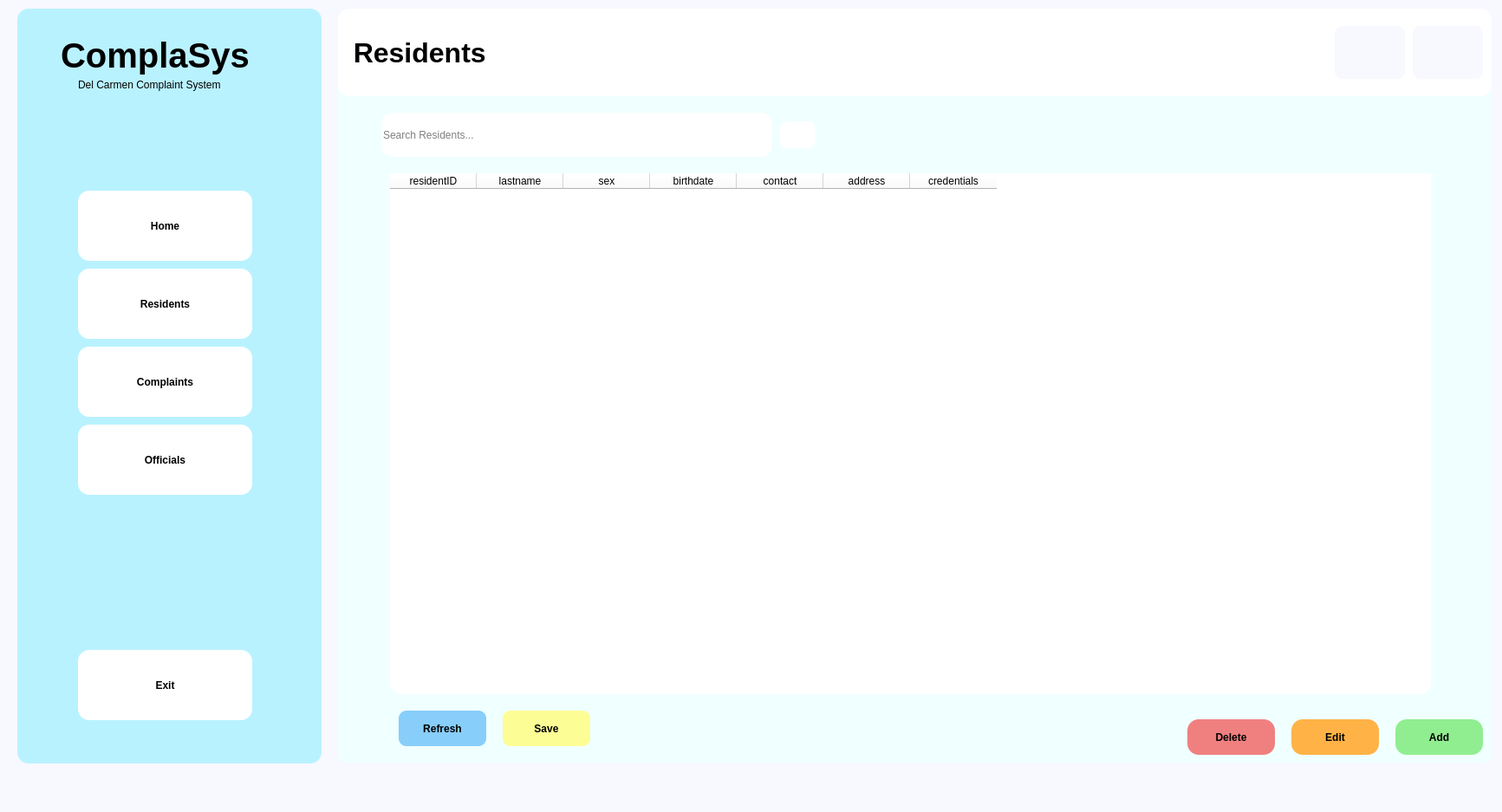
<?xml version="1.0" encoding="UTF-8"?>
<ui version="4.0">
 <class>MainWindow</class>
 <widget class="QMainWindow" name="MainWindow">
  <property name="geometry">
   <rect>
    <x>0</x>
    <y>0</y>
    <width>1733</width>
    <height>937</height>
   </rect>
  </property>
  <property name="windowTitle">
   <string>MainWindow</string>
  </property>
  <property name="styleSheet">
   <string notr="true">background-color: rgb(248,248,255);</string>
  </property>
  <widget class="QWidget" name="centralwidget">
   <widget class="QWidget" name="fullMenu" native="true">
    <property name="geometry">
     <rect>
      <x>20</x>
      <y>10</y>
      <width>351</width>
      <height>871</height>
     </rect>
    </property>
    <property name="font">
     <font>
      <weight>75</weight>
      <bold>true</bold>
     </font>
    </property>
    <property name="styleSheet">
     <string notr="true">background-color: rgb(185,242,255);
border-radius: 13px;</string>
    </property>
    <widget class="QLabel" name="label_3">
     <property name="geometry">
      <rect>
       <x>50</x>
       <y>30</y>
       <width>251</width>
       <height>48</height>
      </rect>
     </property>
     <property name="font">
      <font>
       <family>MS Sans Serif</family>
       <pointsize>30</pointsize>
       <weight>75</weight>
       <bold>true</bold>
      </font>
     </property>
     <property name="text">
      <string>ComplaSys</string>
     </property>
    </widget>
    <widget class="QPushButton" name="homeBtn">
     <property name="geometry">
      <rect>
       <x>70</x>
       <y>210</y>
       <width>201</width>
       <height>81</height>
      </rect>
     </property>
     <property name="font">
      <font>
       <family>System</family>
       <weight>75</weight>
       <bold>true</bold>
      </font>
     </property>
     <property name="styleSheet">
      <string notr="true">background-color: white;
font-weight: bold;
border-radius: 13px;</string>
     </property>
     <property name="text">
      <string>Home</string>
     </property>
     <property name="icon">
      <iconset resource="resource.qrc">
       <normaloff>:/icon/icons/home-7-64.ico</normaloff>:/icon/icons/home-7-64.ico</iconset>
     </property>
    </widget>
    <widget class="QPushButton" name="resBtn">
     <property name="geometry">
      <rect>
       <x>70</x>
       <y>300</y>
       <width>201</width>
       <height>81</height>
      </rect>
     </property>
     <property name="font">
      <font>
       <family>System</family>
       <weight>75</weight>
       <bold>true</bold>
      </font>
     </property>
     <property name="styleSheet">
      <string notr="true">background-color: white;
font-weight: bold;
border-radius: 13px;</string>
     </property>
     <property name="text">
      <string>Residents</string>
     </property>
     <property name="icon">
      <iconset resource="resource.qrc">
       <normaloff>:/icon/icons/group-64.ico</normaloff>:/icon/icons/group-64.ico</iconset>
     </property>
    </widget>
    <widget class="QPushButton" name="compBtn">
     <property name="geometry">
      <rect>
       <x>70</x>
       <y>390</y>
       <width>201</width>
       <height>81</height>
      </rect>
     </property>
     <property name="font">
      <font>
       <family>System</family>
       <weight>75</weight>
       <bold>true</bold>
      </font>
     </property>
     <property name="styleSheet">
      <string notr="true">background-color: white;
font-weight: bold;
border-radius: 13px;</string>
     </property>
     <property name="text">
      <string>Complaints</string>
     </property>
     <property name="icon">
      <iconset resource="resource.qrc">
       <normaloff>:/icon/icons/report-3-64.ico</normaloff>:/icon/icons/report-3-64.ico</iconset>
     </property>
    </widget>
    <widget class="QPushButton" name="offiBtn">
     <property name="geometry">
      <rect>
       <x>70</x>
       <y>480</y>
       <width>201</width>
       <height>81</height>
      </rect>
     </property>
     <property name="font">
      <font>
       <family>System</family>
       <weight>75</weight>
       <bold>true</bold>
      </font>
     </property>
     <property name="styleSheet">
      <string notr="true">background-color: white;
font-weight: bold;
border-radius: 13px;</string>
     </property>
     <property name="text">
      <string>Officials</string>
     </property>
     <property name="icon">
      <iconset resource="resource.qrc">
       <normaloff>:/icon/icons/businessman-64.ico</normaloff>:/icon/icons/businessman-64.ico</iconset>
     </property>
    </widget>
    <widget class="QPushButton" name="exBtn">
     <property name="geometry">
      <rect>
       <x>70</x>
       <y>740</y>
       <width>201</width>
       <height>81</height>
      </rect>
     </property>
     <property name="font">
      <font>
       <family>System</family>
       <weight>75</weight>
       <bold>true</bold>
      </font>
     </property>
     <property name="styleSheet">
      <string notr="true">background-color: white;
font-weight: bold;
border-radius: 13px;</string>
     </property>
     <property name="text">
      <string>Exit</string>
     </property>
    </widget>
    <widget class="QLabel" name="label_6">
     <property name="geometry">
      <rect>
       <x>70</x>
       <y>80</y>
       <width>211</width>
       <height>16</height>
      </rect>
     </property>
     <property name="font">
      <font>
       <family>MS Sans Serif</family>
       <weight>50</weight>
       <bold>false</bold>
      </font>
     </property>
     <property name="text">
      <string>Del Carmen Complaint System</string>
     </property>
    </widget>
   </widget>
   <widget class="QStackedWidget" name="stackedWidget">
    <property name="geometry">
     <rect>
      <x>390</x>
      <y>10</y>
      <width>1331</width>
      <height>871</height>
     </rect>
    </property>
    <property name="styleSheet">
     <string notr="true">background-color: rgb(240,255,255);
border-radius: 13px;</string>
    </property>
    <property name="currentIndex">
     <number>1</number>
    </property>
    <widget class="QWidget" name="page">
     <widget class="QLabel" name="label_7">
      <property name="geometry">
       <rect>
        <x>0</x>
        <y>0</y>
        <width>1331</width>
        <height>101</height>
       </rect>
      </property>
      <property name="font">
       <font>
        <family>MS Shell Dlg 2</family>
        <pointsize>24</pointsize>
        <weight>75</weight>
        <bold>true</bold>
       </font>
      </property>
      <property name="styleSheet">
       <string notr="true">background-color: white;
font-weight: bold;
border-radius: 13px;</string>
      </property>
      <property name="text">
       <string>  Welcome!</string>
      </property>
     </widget>
     <widget class="QPushButton" name="accBtn_1">
      <property name="geometry">
       <rect>
        <x>1240</x>
        <y>20</y>
        <width>81</width>
        <height>61</height>
       </rect>
      </property>
      <property name="styleSheet">
       <string notr="true">background-color: rgb(248,248,255);
border-radius: 9px;</string>
      </property>
      <property name="text">
       <string/>
      </property>
      <property name="icon">
       <iconset resource="resource.qrc">
        <normaloff>:/icon/icons/user-4-64.ico</normaloff>:/icon/icons/user-4-64.ico</iconset>
      </property>
     </widget>
     <widget class="QPushButton" name="notiBtn_1">
      <property name="geometry">
       <rect>
        <x>1150</x>
        <y>20</y>
        <width>81</width>
        <height>61</height>
       </rect>
      </property>
      <property name="styleSheet">
       <string notr="true">background-color: rgb(248,248,255);
border-radius: 9px;</string>
      </property>
      <property name="text">
       <string/>
      </property>
      <property name="icon">
       <iconset resource="resource.qrc">
        <normaloff>:/icon/icons/bell-2-64.ico</normaloff>:/icon/icons/bell-2-64.ico</iconset>
      </property>
     </widget>
    </widget>
    <widget class="QWidget" name="page_2">
     <widget class="QLabel" name="label_8">
      <property name="geometry">
       <rect>
        <x>0</x>
        <y>0</y>
        <width>1331</width>
        <height>101</height>
       </rect>
      </property>
      <property name="font">
       <font>
        <pointsize>24</pointsize>
        <weight>75</weight>
        <bold>true</bold>
       </font>
      </property>
      <property name="styleSheet">
       <string notr="true">background-color: white;
font-weight: bold;
border-radius: 13px;</string>
      </property>
      <property name="text">
       <string>  Residents</string>
      </property>
     </widget>
     <widget class="QTableWidget" name="resident_table">
      <property name="geometry">
       <rect>
        <x>60</x>
        <y>190</y>
        <width>1201</width>
        <height>601</height>
       </rect>
      </property>
      <property name="styleSheet">
       <string notr="true">background-color: white;</string>
      </property>
      <attribute name="horizontalHeaderStretchLastSection">
       <bool>false</bool>
      </attribute>
      <column>
       <property name="text">
        <string>residentID</string>
       </property>
      </column>
      <column>
       <property name="text">
        <string>lastname</string>
       </property>
      </column>
      <column>
       <property name="text">
        <string>sex</string>
       </property>
      </column>
      <column>
       <property name="text">
        <string>birthdate</string>
       </property>
      </column>
      <column>
       <property name="text">
        <string>contact</string>
       </property>
      </column>
      <column>
       <property name="text">
        <string>address</string>
       </property>
      </column>
      <column>
       <property name="text">
        <string>credentials</string>
       </property>
      </column>
     </widget>
     <widget class="QPushButton" name="updResBtn">
      <property name="geometry">
       <rect>
        <x>1100</x>
        <y>820</y>
        <width>101</width>
        <height>41</height>
       </rect>
      </property>
      <property name="font">
       <font>
        <family>System</family>
        <weight>75</weight>
        <bold>true</bold>
       </font>
      </property>
      <property name="styleSheet">
       <string notr="true">background-color: rgb(255,179,71);
font-weight: bold;
border-radius: 13px;</string>
      </property>
      <property name="text">
       <string>Edit</string>
      </property>
      <property name="icon">
       <iconset resource="resource.qrc">
        <normaloff>:/icon/icons/edit-2-64.ico</normaloff>:/icon/icons/edit-2-64.ico</iconset>
      </property>
     </widget>
     <widget class="QPushButton" name="delResBtn">
      <property name="geometry">
       <rect>
        <x>980</x>
        <y>820</y>
        <width>101</width>
        <height>41</height>
       </rect>
      </property>
      <property name="font">
       <font>
        <family>System</family>
        <weight>75</weight>
        <bold>true</bold>
       </font>
      </property>
      <property name="styleSheet">
       <string notr="true">background-color: rgb(240,128,128);
font-weight: bold;
border-radius: 13px;</string>
      </property>
      <property name="text">
       <string>Delete</string>
      </property>
      <property name="icon">
       <iconset resource="resource.qrc">
        <normaloff>:/icon/icons/minus-64.ico</normaloff>:/icon/icons/minus-64.ico</iconset>
      </property>
     </widget>
     <widget class="QPushButton" name="addResBtn">
      <property name="geometry">
       <rect>
        <x>1220</x>
        <y>820</y>
        <width>101</width>
        <height>41</height>
       </rect>
      </property>
      <property name="font">
       <font>
        <family>System</family>
        <weight>75</weight>
        <bold>true</bold>
       </font>
      </property>
      <property name="styleSheet">
       <string notr="true">background-color:  rgb(144,238,144);
font-weight: bold;
border-radius: 13px;</string>
      </property>
      <property name="text">
       <string>Add</string>
      </property>
      <property name="icon">
       <iconset resource="resource.qrc">
        <normaloff>:/icon/icons/plus-64.ico</normaloff>:/icon/icons/plus-64.ico</iconset>
      </property>
     </widget>
     <widget class="QLineEdit" name="searchRes_line">
      <property name="geometry">
       <rect>
        <x>50</x>
        <y>120</y>
        <width>451</width>
        <height>51</height>
       </rect>
      </property>
      <property name="styleSheet">
       <string notr="true">background-color: white;</string>
      </property>
      <property name="placeholderText">
       <string>Search Residents...</string>
      </property>
     </widget>
     <widget class="QPushButton" name="searchResBtn">
      <property name="geometry">
       <rect>
        <x>510</x>
        <y>130</y>
        <width>41</width>
        <height>31</height>
       </rect>
      </property>
      <property name="styleSheet">
       <string notr="true">background-color: white;
border-radius: 9px;</string>
      </property>
      <property name="text">
       <string/>
      </property>
      <property name="icon">
       <iconset resource="resource.qrc">
        <normaloff>:/icon/icons/search-12-64.ico</normaloff>:/icon/icons/search-12-64.ico</iconset>
      </property>
     </widget>
     <widget class="QPushButton" name="accBtn_2">
      <property name="geometry">
       <rect>
        <x>1240</x>
        <y>20</y>
        <width>81</width>
        <height>61</height>
       </rect>
      </property>
      <property name="styleSheet">
       <string notr="true">background-color: rgb(248,248,255);
border-radius: 9px;</string>
      </property>
      <property name="text">
       <string/>
      </property>
      <property name="icon">
       <iconset resource="resource.qrc">
        <normaloff>:/icon/icons/user-4-64.ico</normaloff>:/icon/icons/user-4-64.ico</iconset>
      </property>
     </widget>
     <widget class="QPushButton" name="notiBtn_2">
      <property name="geometry">
       <rect>
        <x>1150</x>
        <y>20</y>
        <width>81</width>
        <height>61</height>
       </rect>
      </property>
      <property name="styleSheet">
       <string notr="true">background-color: rgb(248,248,255);
border-radius: 9px;</string>
      </property>
      <property name="text">
       <string/>
      </property>
      <property name="icon">
       <iconset resource="resource.qrc">
        <normaloff>:/icon/icons/bell-2-64.ico</normaloff>:/icon/icons/bell-2-64.ico</iconset>
      </property>
     </widget>
     <widget class="QPushButton" name="refreshResBtn">
      <property name="geometry">
       <rect>
        <x>70</x>
        <y>810</y>
        <width>101</width>
        <height>41</height>
       </rect>
      </property>
      <property name="font">
       <font>
        <family>System</family>
        <weight>75</weight>
        <bold>true</bold>
       </font>
      </property>
      <property name="styleSheet">
       <string notr="true">background-color: rgb(135,206,250);
border-radius: 9px;</string>
      </property>
      <property name="text">
       <string>Refresh</string>
      </property>
      <property name="icon">
       <iconset resource="resource.qrc">
        <normaloff>:/icon/icons/available-updates-64.ico</normaloff>:/icon/icons/available-updates-64.ico</iconset>
      </property>
     </widget>
     <widget class="QPushButton" name="saveResBtn">
      <property name="geometry">
       <rect>
        <x>190</x>
        <y>810</y>
        <width>101</width>
        <height>41</height>
       </rect>
      </property>
      <property name="font">
       <font>
        <family>System</family>
        <weight>75</weight>
        <bold>true</bold>
       </font>
      </property>
      <property name="styleSheet">
       <string notr="true">background-color: rgb(253,253,150);
border-radius: 9px;</string>
      </property>
      <property name="text">
       <string>Save</string>
      </property>
      <property name="icon">
       <iconset resource="resource.qrc">
        <normaloff>:/icon/icons/save-64.ico</normaloff>:/icon/icons/save-64.ico</iconset>
      </property>
     </widget>
    </widget>
    <widget class="QWidget" name="page_3">
     <widget class="QLabel" name="label_9">
      <property name="geometry">
       <rect>
        <x>0</x>
        <y>0</y>
        <width>1331</width>
        <height>101</height>
       </rect>
      </property>
      <property name="font">
       <font>
        <pointsize>24</pointsize>
        <weight>75</weight>
        <bold>true</bold>
       </font>
      </property>
      <property name="styleSheet">
       <string notr="true">background-color: white;
font-weight: bold;
border-radius: 13px;</string>
      </property>
      <property name="text">
       <string>  Complaints</string>
      </property>
     </widget>
     <widget class="QTableWidget" name="complaint_table">
      <property name="geometry">
       <rect>
        <x>60</x>
        <y>190</y>
        <width>1201</width>
        <height>601</height>
       </rect>
      </property>
      <property name="styleSheet">
       <string notr="true">background-color: white;</string>
      </property>
      <column>
       <property name="text">
        <string>complaintID</string>
       </property>
      </column>
      <column>
       <property name="text">
        <string>residentID</string>
       </property>
      </column>
      <column>
       <property name="text">
        <string>category</string>
       </property>
      </column>
      <column>
       <property name="text">
        <string>description</string>
       </property>
      </column>
      <column>
       <property name="text">
        <string>datetime</string>
       </property>
      </column>
      <column>
       <property name="text">
        <string>location</string>
       </property>
      </column>
      <column>
       <property name="text">
        <string>status</string>
       </property>
      </column>
     </widget>
     <widget class="QPushButton" name="delCompBtn">
      <property name="geometry">
       <rect>
        <x>980</x>
        <y>820</y>
        <width>101</width>
        <height>41</height>
       </rect>
      </property>
      <property name="font">
       <font>
        <family>System</family>
        <weight>75</weight>
        <bold>true</bold>
       </font>
      </property>
      <property name="styleSheet">
       <string notr="true">background-color: rgb(240,128,128);
font-weight: bold;
border-radius: 13px;</string>
      </property>
      <property name="text">
       <string>Delete</string>
      </property>
      <property name="icon">
       <iconset resource="resource.qrc">
        <normaloff>:/icon/icons/minus-64.ico</normaloff>:/icon/icons/minus-64.ico</iconset>
      </property>
     </widget>
     <widget class="QPushButton" name="updCompBtn">
      <property name="geometry">
       <rect>
        <x>1100</x>
        <y>820</y>
        <width>101</width>
        <height>41</height>
       </rect>
      </property>
      <property name="font">
       <font>
        <family>System</family>
        <weight>75</weight>
        <bold>true</bold>
       </font>
      </property>
      <property name="styleSheet">
       <string notr="true">background-color: rgb(255,179,71);
font-weight: bold;
border-radius: 13px;</string>
      </property>
      <property name="text">
       <string>Edit</string>
      </property>
      <property name="icon">
       <iconset resource="resource.qrc">
        <normaloff>:/icon/icons/edit-2-64.ico</normaloff>:/icon/icons/edit-2-64.ico</iconset>
      </property>
     </widget>
     <widget class="QPushButton" name="addCompBtn">
      <property name="geometry">
       <rect>
        <x>1220</x>
        <y>820</y>
        <width>101</width>
        <height>41</height>
       </rect>
      </property>
      <property name="font">
       <font>
        <family>System</family>
        <weight>75</weight>
        <bold>true</bold>
       </font>
      </property>
      <property name="styleSheet">
       <string notr="true">background-color:  rgb(144,238,144);
font-weight: bold;
border-radius: 13px;</string>
      </property>
      <property name="text">
       <string>Add</string>
      </property>
      <property name="icon">
       <iconset resource="resource.qrc">
        <normaloff>:/icon/icons/plus-64.ico</normaloff>:/icon/icons/plus-64.ico</iconset>
      </property>
     </widget>
     <widget class="QLineEdit" name="searchComp_line">
      <property name="geometry">
       <rect>
        <x>50</x>
        <y>120</y>
        <width>451</width>
        <height>51</height>
       </rect>
      </property>
      <property name="styleSheet">
       <string notr="true">background-color: white;</string>
      </property>
      <property name="placeholderText">
       <string>Search Complaints...</string>
      </property>
     </widget>
     <widget class="QPushButton" name="searchCompBtn">
      <property name="geometry">
       <rect>
        <x>510</x>
        <y>130</y>
        <width>41</width>
        <height>31</height>
       </rect>
      </property>
      <property name="styleSheet">
       <string notr="true">background-color: white;
border-radius: 9px;</string>
      </property>
      <property name="text">
       <string/>
      </property>
      <property name="icon">
       <iconset resource="resource.qrc">
        <normaloff>:/icon/icons/search-12-64.ico</normaloff>:/icon/icons/search-12-64.ico</iconset>
      </property>
     </widget>
     <widget class="QPushButton" name="searchResBtn_3">
      <property name="geometry">
       <rect>
        <x>1240</x>
        <y>20</y>
        <width>81</width>
        <height>61</height>
       </rect>
      </property>
      <property name="styleSheet">
       <string notr="true">background-color: rgb(248,248,255);
border-radius: 9px;</string>
      </property>
      <property name="text">
       <string/>
      </property>
      <property name="icon">
       <iconset resource="resource.qrc">
        <normaloff>:/icon/icons/user-4-64.ico</normaloff>:/icon/icons/user-4-64.ico</iconset>
      </property>
     </widget>
     <widget class="QPushButton" name="notiBtn_3">
      <property name="geometry">
       <rect>
        <x>1150</x>
        <y>20</y>
        <width>81</width>
        <height>61</height>
       </rect>
      </property>
      <property name="styleSheet">
       <string notr="true">background-color: rgb(248,248,255);
border-radius: 9px;</string>
      </property>
      <property name="text">
       <string/>
      </property>
      <property name="icon">
       <iconset resource="resource.qrc">
        <normaloff>:/icon/icons/bell-2-64.ico</normaloff>:/icon/icons/bell-2-64.ico</iconset>
      </property>
     </widget>
     <widget class="QPushButton" name="refreshCompBtn">
      <property name="geometry">
       <rect>
        <x>70</x>
        <y>810</y>
        <width>101</width>
        <height>41</height>
       </rect>
      </property>
      <property name="font">
       <font>
        <family>System</family>
        <weight>75</weight>
        <bold>true</bold>
       </font>
      </property>
      <property name="styleSheet">
       <string notr="true">background-color: rgb(135,206,250);
border-radius: 9px;</string>
      </property>
      <property name="text">
       <string>Refresh</string>
      </property>
      <property name="icon">
       <iconset resource="resource.qrc">
        <normaloff>:/icon/icons/available-updates-64.ico</normaloff>:/icon/icons/available-updates-64.ico</iconset>
      </property>
     </widget>
     <widget class="QPushButton" name="saveCompBtn">
      <property name="geometry">
       <rect>
        <x>190</x>
        <y>810</y>
        <width>101</width>
        <height>41</height>
       </rect>
      </property>
      <property name="font">
       <font>
        <family>System</family>
        <weight>75</weight>
        <bold>true</bold>
       </font>
      </property>
      <property name="styleSheet">
       <string notr="true">background-color: rgb(253,253,150);
border-radius: 9px;</string>
      </property>
      <property name="text">
       <string>Save</string>
      </property>
      <property name="icon">
       <iconset resource="resource.qrc">
        <normaloff>:/icon/icons/save-64.ico</normaloff>:/icon/icons/save-64.ico</iconset>
      </property>
     </widget>
    </widget>
    <widget class="QWidget" name="page_4">
     <widget class="QLabel" name="label_10">
      <property name="geometry">
       <rect>
        <x>0</x>
        <y>0</y>
        <width>1331</width>
        <height>101</height>
       </rect>
      </property>
      <property name="font">
       <font>
        <pointsize>24</pointsize>
        <weight>75</weight>
        <bold>true</bold>
       </font>
      </property>
      <property name="styleSheet">
       <string notr="true">background-color: white;
font-weight: bold;
border-radius: 13px;</string>
      </property>
      <property name="text">
       <string>  Officials</string>
      </property>
     </widget>
     <widget class="QTableWidget" name="official_table">
      <property name="geometry">
       <rect>
        <x>60</x>
        <y>190</y>
        <width>1201</width>
        <height>601</height>
       </rect>
      </property>
      <property name="styleSheet">
       <string notr="true">background-color: white;</string>
      </property>
      <column>
       <property name="text">
        <string>officialID</string>
       </property>
      </column>
      <column>
       <property name="text">
        <string>position</string>
       </property>
      </column>
      <column>
       <property name="text">
        <string>firstname</string>
       </property>
      </column>
      <column>
       <property name="text">
        <string>lastname</string>
       </property>
      </column>
      <column>
       <property name="text">
        <string>contact</string>
       </property>
      </column>
     </widget>
     <widget class="QPushButton" name="updOffiBtn">
      <property name="geometry">
       <rect>
        <x>1100</x>
        <y>820</y>
        <width>101</width>
        <height>41</height>
       </rect>
      </property>
      <property name="font">
       <font>
        <family>System</family>
        <weight>75</weight>
        <bold>true</bold>
       </font>
      </property>
      <property name="styleSheet">
       <string notr="true">background-color: rgb(255,179,71);
font-weight: bold;
border-radius: 13px;</string>
      </property>
      <property name="text">
       <string>Edit</string>
      </property>
      <property name="icon">
       <iconset resource="resource.qrc">
        <normaloff>:/icon/icons/edit-2-64.ico</normaloff>:/icon/icons/edit-2-64.ico</iconset>
      </property>
     </widget>
     <widget class="QPushButton" name="delOffiBtn">
      <property name="geometry">
       <rect>
        <x>980</x>
        <y>820</y>
        <width>101</width>
        <height>41</height>
       </rect>
      </property>
      <property name="font">
       <font>
        <family>System</family>
        <weight>75</weight>
        <bold>true</bold>
       </font>
      </property>
      <property name="styleSheet">
       <string notr="true">background-color: rgb(240,128,128);
font-weight: bold;
border-radius: 13px;</string>
      </property>
      <property name="text">
       <string>Delete</string>
      </property>
      <property name="icon">
       <iconset resource="resource.qrc">
        <normaloff>:/icon/icons/minus-64.ico</normaloff>:/icon/icons/minus-64.ico</iconset>
      </property>
     </widget>
     <widget class="QPushButton" name="addOffiBtn">
      <property name="geometry">
       <rect>
        <x>1220</x>
        <y>820</y>
        <width>101</width>
        <height>41</height>
       </rect>
      </property>
      <property name="font">
       <font>
        <family>System</family>
        <weight>75</weight>
        <bold>true</bold>
       </font>
      </property>
      <property name="styleSheet">
       <string notr="true">background-color:  rgb(144,238,144);
font-weight: bold;
border-radius: 13px;</string>
      </property>
      <property name="text">
       <string>Add</string>
      </property>
      <property name="icon">
       <iconset resource="resource.qrc">
        <normaloff>:/icon/icons/plus-64.ico</normaloff>:/icon/icons/plus-64.ico</iconset>
      </property>
     </widget>
     <widget class="QLineEdit" name="searchOffi_line">
      <property name="geometry">
       <rect>
        <x>50</x>
        <y>120</y>
        <width>451</width>
        <height>51</height>
       </rect>
      </property>
      <property name="styleSheet">
       <string notr="true">background-color: white;</string>
      </property>
      <property name="placeholderText">
       <string>Search Officials...</string>
      </property>
     </widget>
     <widget class="QPushButton" name="searchOffiBtn">
      <property name="geometry">
       <rect>
        <x>510</x>
        <y>130</y>
        <width>41</width>
        <height>31</height>
       </rect>
      </property>
      <property name="styleSheet">
       <string notr="true">background-color: white;
border-radius: 9px;</string>
      </property>
      <property name="text">
       <string/>
      </property>
      <property name="icon">
       <iconset resource="resource.qrc">
        <normaloff>:/icon/icons/search-12-64.ico</normaloff>:/icon/icons/search-12-64.ico</iconset>
      </property>
     </widget>
     <widget class="QPushButton" name="accBtn_4">
      <property name="geometry">
       <rect>
        <x>1240</x>
        <y>20</y>
        <width>81</width>
        <height>61</height>
       </rect>
      </property>
      <property name="styleSheet">
       <string notr="true">background-color: rgb(248,248,255);
border-radius: 9px;</string>
      </property>
      <property name="text">
       <string/>
      </property>
      <property name="icon">
       <iconset resource="resource.qrc">
        <normaloff>:/icon/icons/user-4-64.ico</normaloff>:/icon/icons/user-4-64.ico</iconset>
      </property>
     </widget>
     <widget class="QPushButton" name="notiBtn_4">
      <property name="geometry">
       <rect>
        <x>1150</x>
        <y>20</y>
        <width>81</width>
        <height>61</height>
       </rect>
      </property>
      <property name="styleSheet">
       <string notr="true">background-color: rgb(248,248,255);
border-radius: 9px;</string>
      </property>
      <property name="text">
       <string/>
      </property>
      <property name="icon">
       <iconset resource="resource.qrc">
        <normaloff>:/icon/icons/bell-2-64.ico</normaloff>:/icon/icons/bell-2-64.ico</iconset>
      </property>
     </widget>
     <widget class="QPushButton" name="refreshOffiBtn">
      <property name="geometry">
       <rect>
        <x>70</x>
        <y>810</y>
        <width>101</width>
        <height>41</height>
       </rect>
      </property>
      <property name="font">
       <font>
        <family>System</family>
        <weight>75</weight>
        <bold>true</bold>
       </font>
      </property>
      <property name="styleSheet">
       <string notr="true">background-color: rgb(135,206,250);
border-radius: 9px;</string>
      </property>
      <property name="text">
       <string>Refresh</string>
      </property>
      <property name="icon">
       <iconset resource="resource.qrc">
        <normaloff>:/icon/icons/available-updates-64.ico</normaloff>:/icon/icons/available-updates-64.ico</iconset>
      </property>
     </widget>
     <widget class="QPushButton" name="saveOffiBtn">
      <property name="geometry">
       <rect>
        <x>190</x>
        <y>810</y>
        <width>101</width>
        <height>41</height>
       </rect>
      </property>
      <property name="font">
       <font>
        <family>System</family>
        <weight>75</weight>
        <bold>true</bold>
       </font>
      </property>
      <property name="styleSheet">
       <string notr="true">background-color: rgb(253,253,150);
border-radius: 9px;</string>
      </property>
      <property name="text">
       <string>Save</string>
      </property>
      <property name="icon">
       <iconset resource="resource.qrc">
        <normaloff>:/icon/icons/save-64.ico</normaloff>:/icon/icons/save-64.ico</iconset>
      </property>
     </widget>
    </widget>
   </widget>
  </widget>
  <widget class="QMenuBar" name="menubar">
   <property name="geometry">
    <rect>
     <x>0</x>
     <y>0</y>
     <width>1733</width>
     <height>26</height>
    </rect>
   </property>
  </widget>
  <widget class="QStatusBar" name="statusbar"/>
 </widget>
 <resources>
  <include location="resource.qrc"/>
 </resources>
 <connections/>
</ui>
